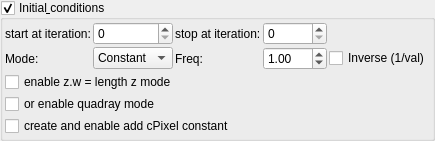
    <widget class="MyGroupBox" name="groupCheck_transf_function_enabledC_false">
     <property name="title">
      <string>Initial&amp; conditions</string>
     </property>
     <property name="checkable">
      <bool>true</bool>
     </property>
     <layout class="QVBoxLayout" name="verticalLayout_22" stretch="0,0,0,0">
      <property name="spacing">
       <number>2</number>
      </property>
      <property name="leftMargin">
       <number>2</number>
      </property>
      <property name="topMargin">
       <number>2</number>
      </property>
      <property name="rightMargin">
       <number>2</number>
      </property>
      <property name="bottomMargin">
       <number>2</number>
      </property>
      <item>
       <layout class="QGridLayout" name="gridLayout_74">
        <property name="spacing">
         <number>2</number>
        </property>
        <item row="0" column="0">
         <widget class="QLabel" name="label_261">
          <property name="text">
           <string>start at iteration:</string>
          </property>
         </widget>
        </item>
        <item row="0" column="3">
         <widget class="MySpinBox" name="spinboxInt_transf_stop_iterations_D1">
          <property name="sizePolicy">
           <sizepolicy hsizetype="Minimum" vsizetype="Maximum">
            <horstretch>0</horstretch>
            <verstretch>0</verstretch>
           </sizepolicy>
          </property>
          <property name="maximum">
           <number>999</number>
          </property>
         </widget>
        </item>
      <item row="1" column="0">
       <widget class="QLabel"><property name="text"><string>Mode:</string></property></widget>
      </item>
      <item row="1" column="1">
       <widget class="MyComboBox" name="comboBox_transf_multiplier_value_mode_3">
        <item><property name="text"><string notr="true">Constant</string></property></item>
        <item><property name="text"><string notr="true">Sine</string></property></item>
        <item><property name="text"><string notr="true">Ramp</string></property></item>
       </widget>
      </item>
      <item row="1" column="2">
       <widget class="QLabel"><property name="text"><string>Freq:</string></property></widget>
      </item>
      <item row="1" column="3">
       <widget class="MyDoubleSpinBox" name="spinbox_transf_multiplier_frequency_3">
        <property name="minimum"><double>0.01</double></property><property name="maximum"><double>100.0</double></property>
        <property name="singleStep"><double>0.1</double></property><property name="value"><double>1.0</double></property>
       </widget>
      </item>
      <item row="1" column="4" colspan="2">
       <widget class="MyCheckBox" name="checkBox_transf_multiplier_inverse_3">
        <property name="text"><string>Inverse (1/val)</string></property>
       </widget>
      </item>
        <item row="0" column="1">
         <widget class="MySpinBox" name="spinboxInt_transf_start_iterations_D">
          <property name="sizePolicy">
           <sizepolicy hsizetype="Minimum" vsizetype="Maximum">
            <horstretch>0</horstretch>
            <verstretch>0</verstretch>
           </sizepolicy>
          </property>
          <property name="maximum">
           <number>999</number>
          </property>
         </widget>
        </item>
        <item row="0" column="2">
         <widget class="QLabel" name="label_262">
          <property name="text">
           <string>stop at iteration:</string>
          </property>
         </widget>
        </item>
       </layout>
      </item>
      <item>
       <widget class="MyCheckBox" name="checkBox_transf_function_enabledE_false">
        <property name="text">
         <string>enable z.w = length z mode</string>
        </property>
       </widget>
      </item>
      <item>
       <widget class="MyCheckBox" name="checkBox_transf_function_enabledF_false">
        <property name="text">
         <string>or enable quadray mode</string>
        </property>
       </widget>
      </item>
      <item>
       <widget class="MyCheckBox" name="checkBox_transf_addCpixel_enabled_false">
        <property name="text">
         <string notr="true">create and enable add cPixel constant</string>
        </property>
       </widget>
      </item>
     </layout>
    </widget>
